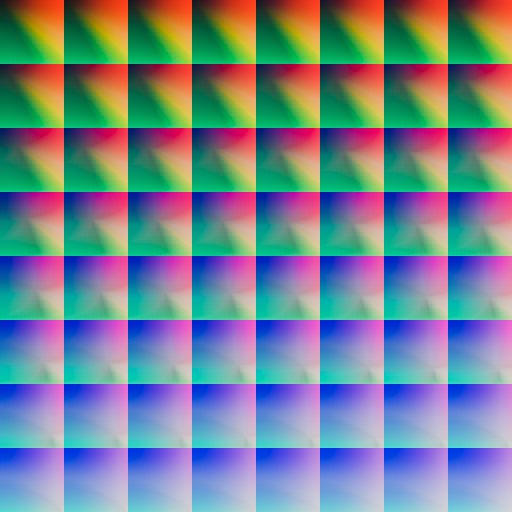
#> input picture firmware/assets-src/lut_01.jpg, 512 x 512 px, given in place of Weixin Image_20260830063301_12_6845.png, which was not available
$ python prep_user_photos.py
#> lines starting #> are read from the running program, lines starting #| are printed output that depends on the picture; pictures that were not available may be replaced by others from this repository, and a replacement may not be noted
import os
os.chdir(os.path.dirname(os.path.abspath(__file__)))
from PIL import Image, ImageFilter

W, H = 800, 480
SRCS = [
    (r"D:\Downloads\012\Weixin Image_20260830063301_12_6845.png", "shrine.jpg"),
    (r"D:\Downloads\012\Weixin Image_20260830063315_13_6845.jpg", "doodle.jpg"),
    (r"D:\Downloads\012\Weixin Image_20260830063300_11_6845.png", "pixel.jpg"),
]

for src, out in SRCS:
    im = Image.open(src).convert("RGB")
#> im is the input picture: PIL image 512x512 RGB; mean R, G, B 115.7, 132.8, 144.7
    sw, sh = im.size
#> sw = 512; sh = 512
    scale_cover = max(W / sw, H / sh)
#> scale_cover = 1.56
    scale_fit = min(W / sw, H / sh)
#> scale_fit = 0.938
    if scale_cover / scale_fit < 1.25:
        # Aspect close to 5:3 -> plain center-crop cover.
        nw, nh = int(sw * scale_cover + 0.5), int(sh * scale_cover + 0.5)
        im2 = im.resize((nw, nh), Image.LANCZOS)
        x0, y0 = (nw - W) // 2, (nh - H) // 2
        canvas = im2.crop((x0, y0, x0 + W, y0 + H))
    else:
        # Portrait / mismatched: blurred cover backdrop + fitted foreground.
        nw, nh = int(sw * scale_cover + 0.5), int(sh * scale_cover + 0.5)
#> nw = 800; nh = 800
        bg = im.resize((nw, nh), Image.LANCZOS)
        x0, y0 = (nw - W) // 2, (nh - H) // 2
#> x0 = 0; y0 = 160
        bg = bg.crop((x0, y0, x0 + W, y0 + H)).filter(ImageFilter.GaussianBlur(18))
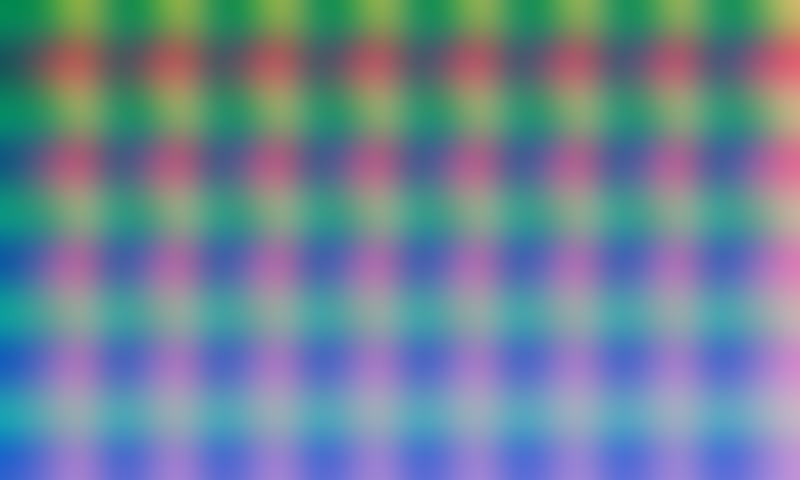
#> bg: PIL image 800x480 RGB; mean R, G, B 110, 131.5, 151.1
        bg = bg.point(lambda p: int(p * 0.72))
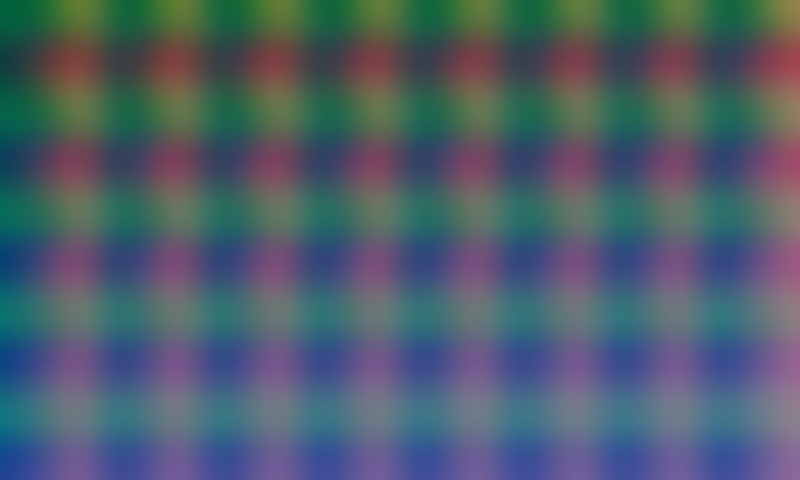
#> bg: PIL image 800x480 RGB; mean R, G, B 78.7, 94.2, 108.3
        fw, fh = int(sw * scale_fit + 0.5), int(sh * scale_fit + 0.5)
#> fw = 480; fh = 480
        fg = im.resize((fw, fh), Image.LANCZOS)
        bg.paste(fg, ((W - fw) // 2, (H - fh) // 2))
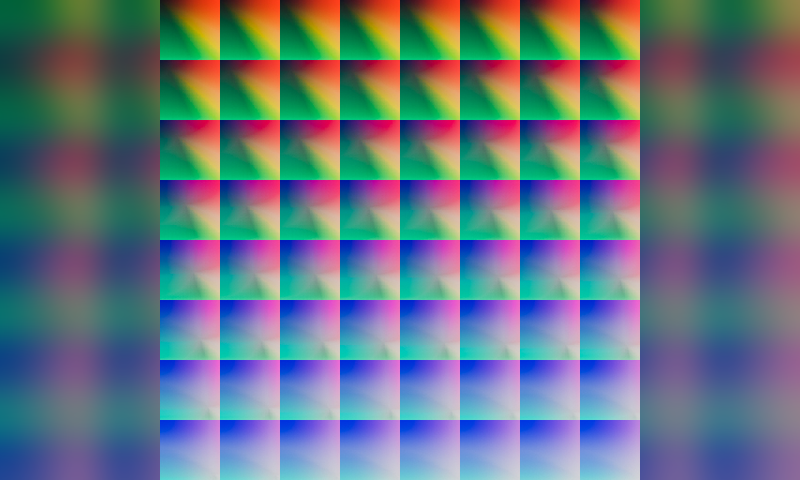
#> bg: PIL image 800x480 RGB; mean R, G, B 100.8, 117.3, 130.1
        canvas = bg
    canvas.save(out, "JPEG", quality=85, optimize=True, progressive=False)
    print(out, os.path.getsize(out), "src", sw, "x", sh)
#| shrine.jpg 42316 src 512 x 512
#> pass 2 of the loop `for src, out in SRCS:`:
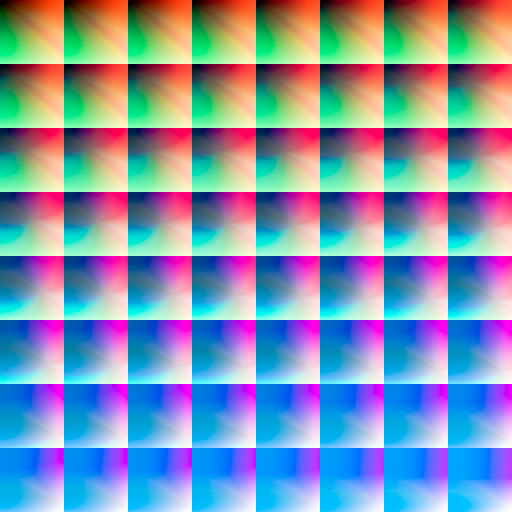
#> input picture firmware/assets-src/lut_02.jpg, 512 x 512 px, given in place of Weixin Image_20260830063315_13_6845.jpg, which was not available
#> im is the input picture: PIL image 512x512 RGB; mean R, G, B 128.3, 147.7, 175
#> `bg = bg.point(lambda p: int(p * 0.72))`:
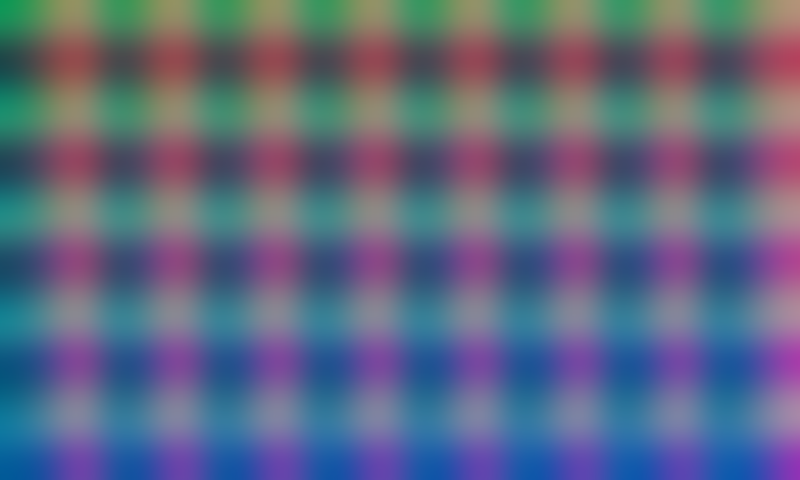
#> bg: PIL image 800x480 RGB; mean R, G, B 94.8, 104.7, 129.7
#> `bg.paste(fg, ((W - fw) // 2, (H - fh) // 2))`:
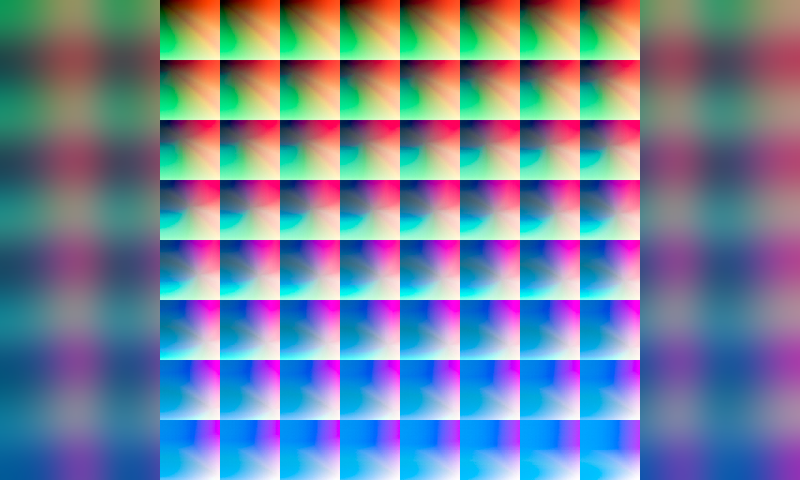
#> bg: PIL image 800x480 RGB; mean R, G, B 114.8, 130.5, 156.9
#| doodle.jpg 47280 src 512 x 512
